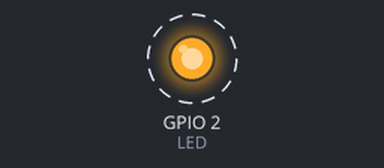
The program below on a simulated ESP32. On the bench: output pins drawn as LEDs (lit = HIGH). Dashed ring = blinking. What the program prints to the serial monitor is not drawn.

Above: at 0.15 s.
Timing chart, 0 to 3.0 s (numbered marks = the images above):
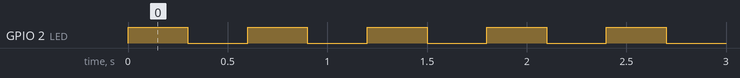

Measured:
- by itself, GPIO 2 (LED): alternates HIGH for 0.30 s and LOW for 0.30 s

The program:

main.cpp
```cpp
#include <Arduino.h>
#include "freertos/FreeRTOS.h"
#include "freertos/task.h"

//*******Exemplo criação de tasks FreeRTOS********//

#define LED 2//led built_in do esp32

//Variavel de armazenamento do handle das tasks

TaskHandle_t task1handle = NULL;//inicializa o handle da task1 como NULL
TaskHandle_t task2handle = NULL;//inicializa o handle da task2 como NULL

//Protótipo das tasks

void vTask1 (void * pvParameters);
void vTask2 (void * pvParameters);


void setup()
{
  // put your setup code here, to run once:
  Serial.begin(9600);
  pinMode( LED , OUTPUT);

  //Inializamos as tarefas aqui para que o sistema inicie e a primeira coisa que ele faça é inicializar
  xTaskCreate(vTask1, "Task1", configMINIMAL_STACK_SIZE, NULL, 1, &task1handle);
  xTaskCreate(vTask2, "Task1", configMINIMAL_STACK_SIZE + 1024, NULL, 2, &task2handle);

}

void loop()
{
  vTaskDelay(1000);
}

void vTask1(void *pvParameters)//tarefa 1 faz um blink no led da placa
{
  for(;;)
  {
    digitalWrite(LED, !digitalRead(LED));
    vTaskDelay(pdMS_TO_TICKS(300));
  }
}

void vTask2(void *pvParameters)// imprime na serial um contador de segundos
{
  int contador = 0;
  for(;;)
  {
    Serial.println("Task 2:" + String(contador++));
    vTaskDelay(pdMS_TO_TICKS(1000));
  }

}
```
